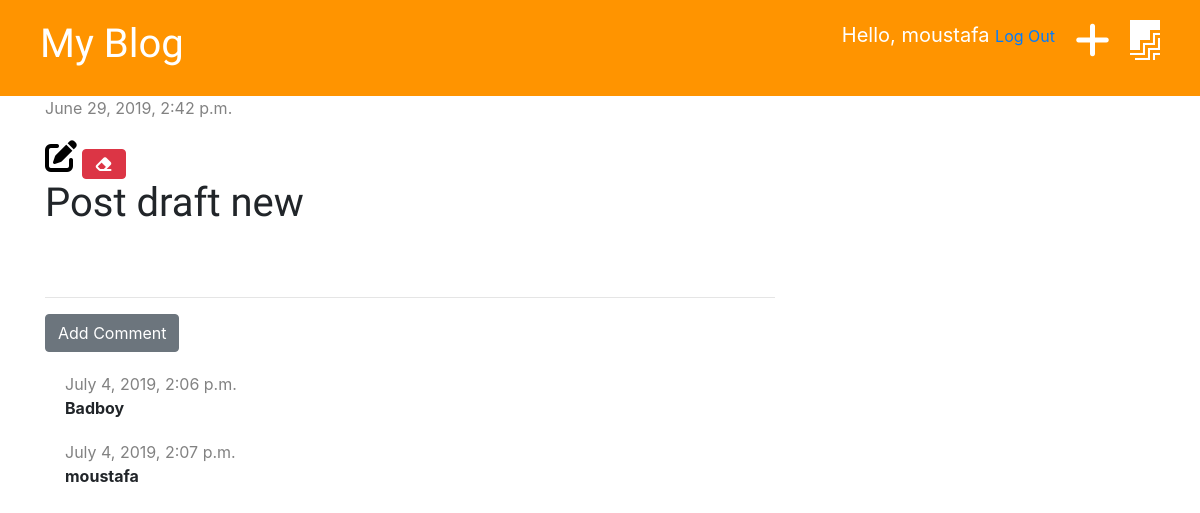
Page /post/7/ (signed in) on the committed database.
### blog/models.py (models this page shows, shortened)
class Post(models.Model):
    author = models.ForeignKey('auth.User', on_delete= models.CASCADE)
    title = models.CharField(max_length=200)
    text = models.TextField()
    created_date = models.DateTimeField(default=timezone.now)
    published_date = models.DateTimeField(blank=True, null=True)

class Comment(models.Model):
    post = models.ForeignKey('blog.Post', on_delete=models.CASCADE, related_name='comments')
    author = models.CharField(max_length=200)
    created_date = models.DateTimeField(default=timezone.now)
    text = models.TextField()
    approved = models.BooleanField(default=False)

### blog/views.py (the view)
# urls.py: path('post/<int:pk>/', views.post_detail, name='post_detail'),
def post_detail(request, pk):
    posts = get_object_or_404(Post, pk=pk)
    stuff_for_frontend = {'posts': posts }
    return render(request, 'blog/post_detail.html', stuff_for_frontend)

### blog/templatetags/markdownify.py (called while the page is built)
@register.filter
def markdown(value):
    renderer = HighlightRenderer()
    markdown = mistune.Markdown(renderer=renderer)
    return markdown(value)

### blog/templates/blog/post_detail.html (shortened to what this page needs)
{% extends 'blog/base.html' %}
{% load markdownify %}
{% block content %}
    <div class="post">
        {% if posts.published_date %}
            <div class="date">
                {{ posts.published_date }}
            </div>
        {% else %}
            <a href="{% url 'post_publish' pk=posts.pk %}" class="btn btn-primary">Publish</a>
        {% endif %}
        {% if user.is_authenticated %}
        <a href="{% url 'post_edit' pk=posts.pk %}"><i class="fas fa-edit fa-2x" style="color: black; padding-top:20px;"></i></a>
        {% endif %}
        <a href="{% url 'delete_post' pk=posts.pk %}" class="btn btn-danger" onclick="return confirm('Are sure you want to delete this post?')"><i class="fas fa-eraser"></i></a>
        <h1>{{ posts.title }}</h1>
    </div>
   <hr>
    <a href="{% url 'add_comment_to_post' pk=posts.pk %}" class="btn btn-secondary">Add Comment</a>
    {% for comment in posts.comments.all %}
        {% if user.is_superuser or comment.approved %}
        <div class="comment">
            <div class="date">
                {{ comment.created_date }}
            </div>
            <strong>{{ comment.author }}</strong>
        </div>
        {% endif %}
    {% empty %}
        <p>No comments yet...</p>
    {% endfor %}
{% endblock %}

### blog/templates/blog/base.html (shortened to what this page needs)
{% load static %}
{% load staticfiles %}
<html lang="en">
<head>
    <link rel="stylesheet" href="{% static 'blog/style.css' %}" type="text/css">
    <link rel="stylesheet" href="https://stackpath.bootstrapcdn.com/bootstrap/4.3.1/css/bootstrap.min.css">
    <link rel="stylesheet" href="{% static 'blog/zenburn.css' %}">
</head>
<body>
    <div class="page-header">
        {% if user.is_authenticated %}
        <a href="{% url 'post_draft_list' %}" class="top-menu"><i class="fab fa-firstdraft fa-2x"></i></a>
        <a href="{% url 'post_new' %}" class="top-menu"><i class="fas fa-plus fa-2x"></i></a>
        <p class="top-menu">Hello, {{ user.username }} <small><a href="{% url 'logout' %}?next=/">Log Out</a></small> </p>
        {% else %}
        <a href="{% url 'login' %}" class="top-menu"><i class="fas fa-sign-in-alt fa-2x"></i></a>
        {% endif %}
        <h1><a href="{% url 'post_list' %}">My Blog</a></h1>
    </div>
    <div class="content container">
        <div class="row">
            <div class="col-md-8">
                {% block content %}
                {% endblock %}
            </div>
        </div>
    </div>
</body>
</html>

### blog/static/blog/style.css (style rules this page uses)
.page-header { background-color: #ff9400; margin-top: 0; padding: 20px 20px 20px 40px; }
.page-header h1, .page-header h1 a { color: #ffffff; font-size: 30pt; text-decoration: none; }
.content, .container { margin-left: 20px; }
h1, h2, h3, h4 { font-family: 'Tangerine', 'Inconsolata', 'Droid Sans', serif; font-size: 48px; }
.date { color: #828282; }
.post { margin-bottom: 70px; }
.top-menu { color: #ffffff; float: right; font-size: 20px; margin-right: 20px; }
.comment { margin: 20px 0px 20px 20px; }

### rows in the picture
Post: published_date "June 29, 2019, 2:42 p.m.", title "Post draft new"
Comment: created_date "July 4, 2019, 2:06 p.m.", author "Badboy"
Comment: created_date "July 4, 2019, 2:07 p.m.", author "moustafa"

### other values in the picture
{{ user.username }} "moustafa"
